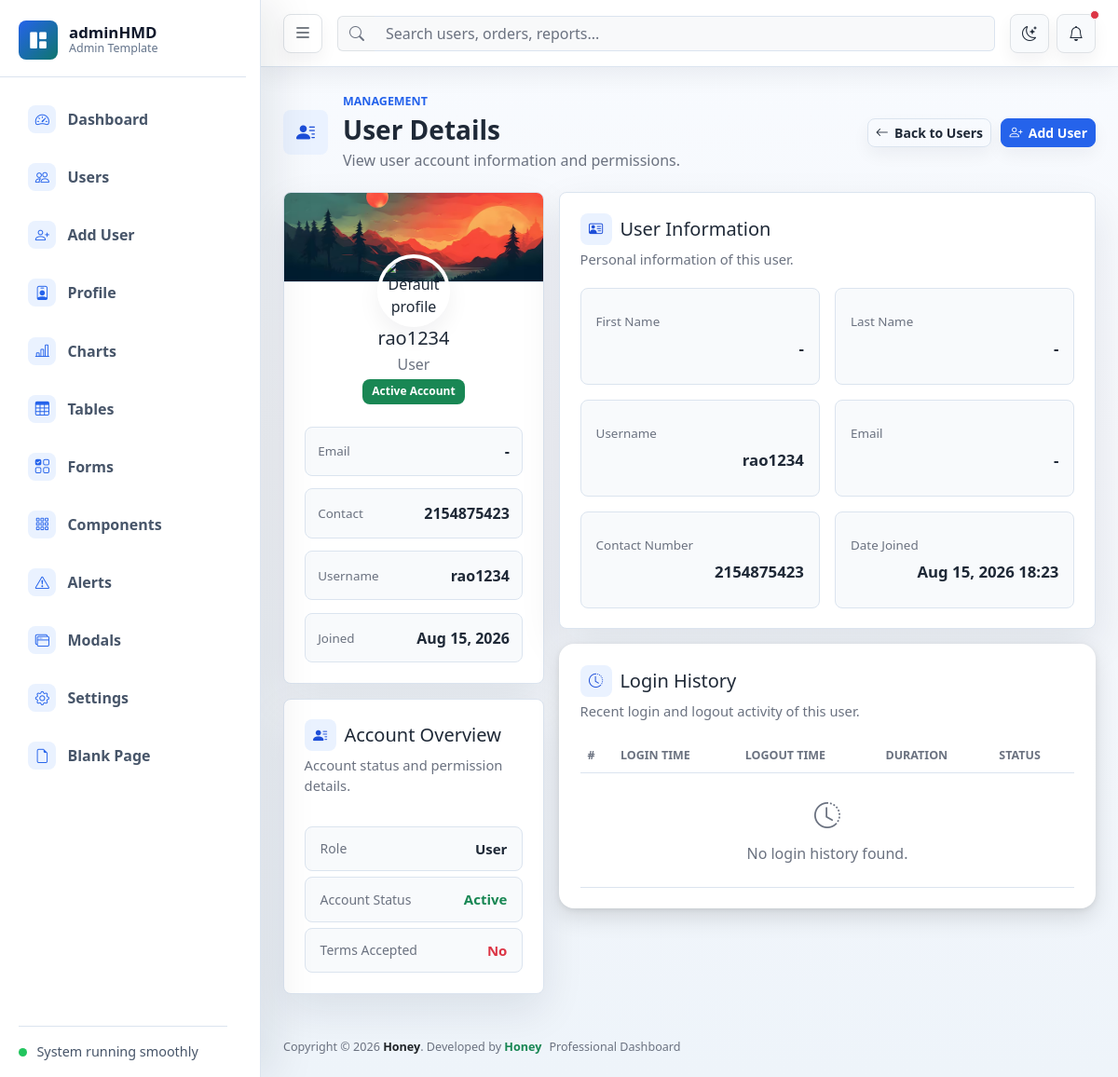
The page /dashboard/user-details/2/ on the database as committed earlier.
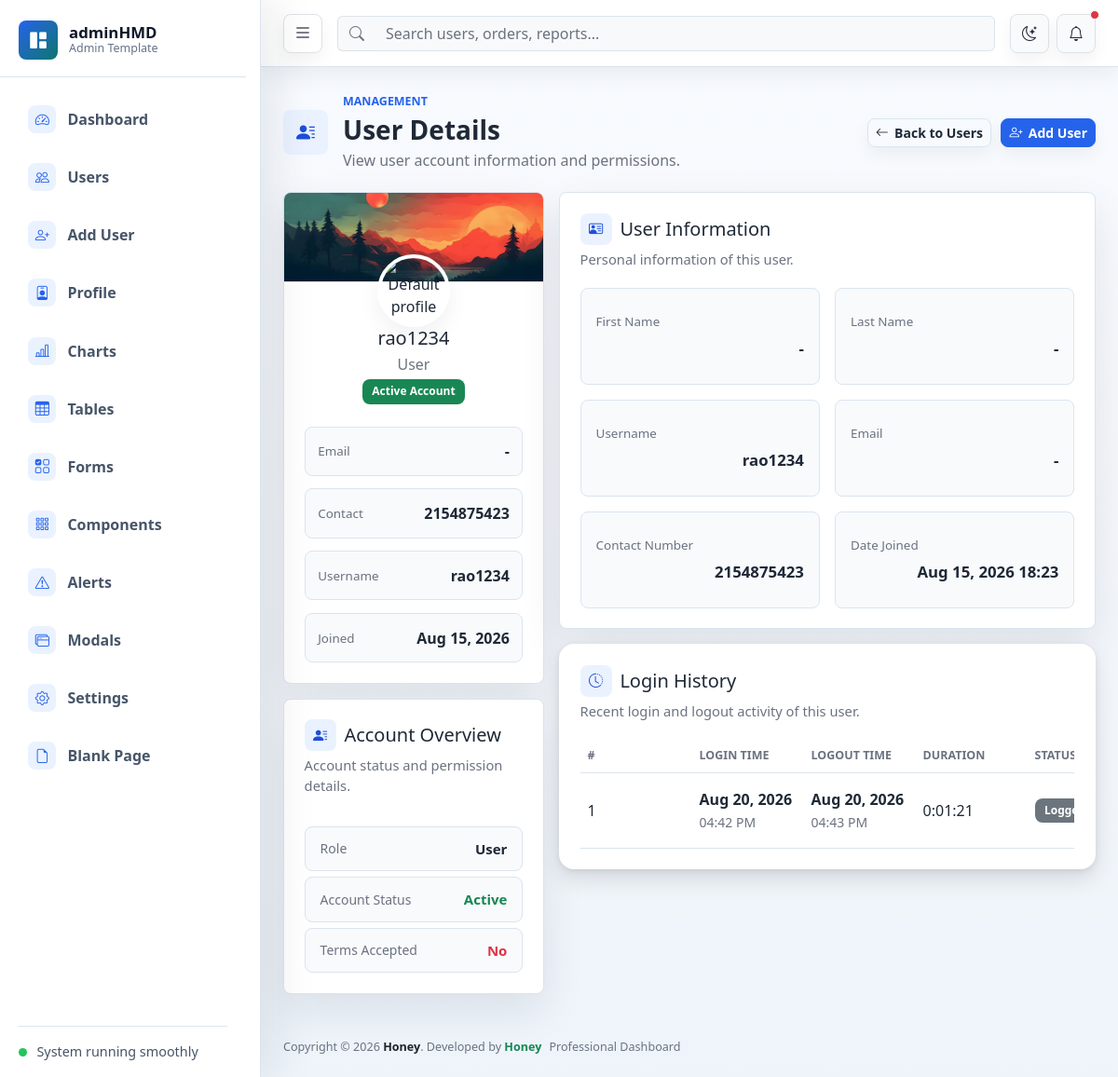
The same page on the database as committed later.
### users/models.py (models this page shows, shortened)
class LoginHistory(models.Model):
    user = models.ForeignKey(
        User,
        on_delete=models.CASCADE,
        related_name="login_history"
    )
    login_time = models.DateTimeField(
        auto_now_add=True
    )
    logout_time = models.DateTimeField(
        null=True,
        blank=True
    )
    duration = models.DurationField(
        null=True,
        blank=True
    )

### dashboard/views.py (the view)
# urls.py: path("user-details/<int:user_id>/", UserDetailsView.as_view(), name="user_details"),
class UserDetailsView(TemplateView):
    template_name = "dashboard/user-details.html"
    def get_context_data(self, **kwargs):
        context = super().get_context_data(**kwargs)
        user_id = self.kwargs["user_id"]
        user = User.objects.get(id=user_id)
        context["user"] = user
        login_history = user.login_history.all().order_by(
            "-login_time"
        )
        context["login_history"] = login_history
        return context

### template/dashboard/user-details.html (shortened to what the changed rows need)
{% extends "dashboard/base.html" %}
{% load static %}
{% block content %}
<main class="dashboard-content">
    <div class="container-fluid px-3 px-lg-4 py-4">
        <div class="page-heading">
            <div class="page-heading-copy">
                <div>
                    <h1 class="h3 mb-1">
                        User Details
                    </h1>
                </div>
            </div>
        </div>
        <section class="row g-3 align-items-start">
            <div class="col-12 col-xl-4">
                <div class="panel text-center profile-card">
                    <div class="profile-hero">
                        <h2 class="h5 mb-1">
                            {% if user.first_name or user.last_name %}
                                {{ user.first_name }} {{ user.last_name }}
                            {% else %}
                                {{ user.username }}
                            {% endif %}
                        </h2>
                    </div>
                </div>
                <div class="panel mt-3 account-overview-panel">
                    <div class="panel-header">
                        <div>
                            <h2 class="h5 mb-1 section-title">
                                <i
                                    class="bi bi-person-lines-fill"
                                    aria-hidden="true"
                                ></i>
                                <span>
                                    Account Overview
                                </span>
                            </h2>
                        </div>
                    </div>
                </div>
            </div>
            <div class="col-12 col-xl-8">
                <div class="panel mb-3">
                    <div class="panel-header">
                        <div>
                            <h2 class="h5 mb-1 section-title">
                                <i
                                    class="bi bi-person-vcard"
                                    aria-hidden="true"
                                ></i>
                                <span>
                                    User Information
                                </span>
                            </h2>
                        </div>
                    </div>
                </div>
                <div class="panel login-history-panel">
                    <div class="panel-header">
                        <div>
                            <h2 class="h5 mb-1 section-title">
                                <i
                                    class="bi bi-clock-history"
                                    aria-hidden="true"
                                ></i>
                                <span>
                                    Login History
                                </span>
                            </h2>
                        </div>
                    </div>
                    <div class="login-history-scroll table-responsive">
                        <table class="table align-middle mb-0">
                            <thead>
                                <tr>
                                    <th scope="col">
                                        #
                                    </th>
                                    <th scope="col">
                                        Login Time
                                    </th>
                                    <th scope="col">
                                        Logout Time
                                    </th>
                                    <th scope="col">
                                        Duration
                                    </th>
                                    <th scope="col">
                                        Status
                                    </th>
                                </tr>
                            </thead>
                            <tbody>
                                {% for history in login_history %}
                                <tr>
                                    <td>
                                        {{ forloop.counter }}
                                    </td>
                                    <td>
                                        <span class="fw-semibold">
                                            {{ history.login_time|date:"M d, Y" }}
                                        </span>
                                        <br>
                                        <small class="text-muted">
                                            {{ history.login_time|date:"h:i A" }}
                                        </small>
                                    </td>
                                    <td>
                                        {% if history.logout_time %}
                                            <span class="fw-semibold">
                                                {{ history.logout_time|date:"M d, Y" }}
                                            </span>
                                            <br>
                                            <small class="text-muted">
                                                {{ history.logout_time|date:"h:i A" }}
                                            </small>
                                        {% else %}
                                            <span class="text-muted">
                                                -
                                            </span>
                                        {% endif %}
                                    </td>
                                    <td>
                                        {% if history.duration %}
                                            {{ history.duration }}
                                        {% else %}
                                            <span class="text-muted">
                                                -
                                            </span>
                                        {% endif %}
                                    </td>
                                    <td>
                                        {% if history.logout_time %}
                                            <span class="badge text-bg-secondary">
                                                Logged Out
                                            </span>
                                        {% else %}
                                            <span class="badge text-bg-success">
                                                Active Session
                                            </span>
                                        {% endif %}
                                    </td>
                                </tr>
                                {% empty %}
                                <tr>
                                    <td
                                        colspan="5"
                                        class="text-center py-4"
                                    >
                                        <div class="text-muted">
                                            <i
                                                class="bi bi-clock-history fs-3 d-block mb-2"
                                            ></i>
                                            <p class="mb-0">
                                                No login history found.
                                            </p>
                                        </div>
                                    </td>
                                </tr>
                                {% endfor %}
                            </tbody>
                        </table>
                    </div>
                </div>
            </div>
        </section>
    </div>
</main>
{% endblock content %}

Rows that differ between the two databases and show on the page:
added LoginHistory: login_time "Aug 20, 2026", login_time "04:42 PM", logout_time "Aug 20, 2026", logout_time "04:43 PM", duration "0:01:21", shows "Logged Out"
Other text that changed with them:
text no longer shown: "No login history found."
